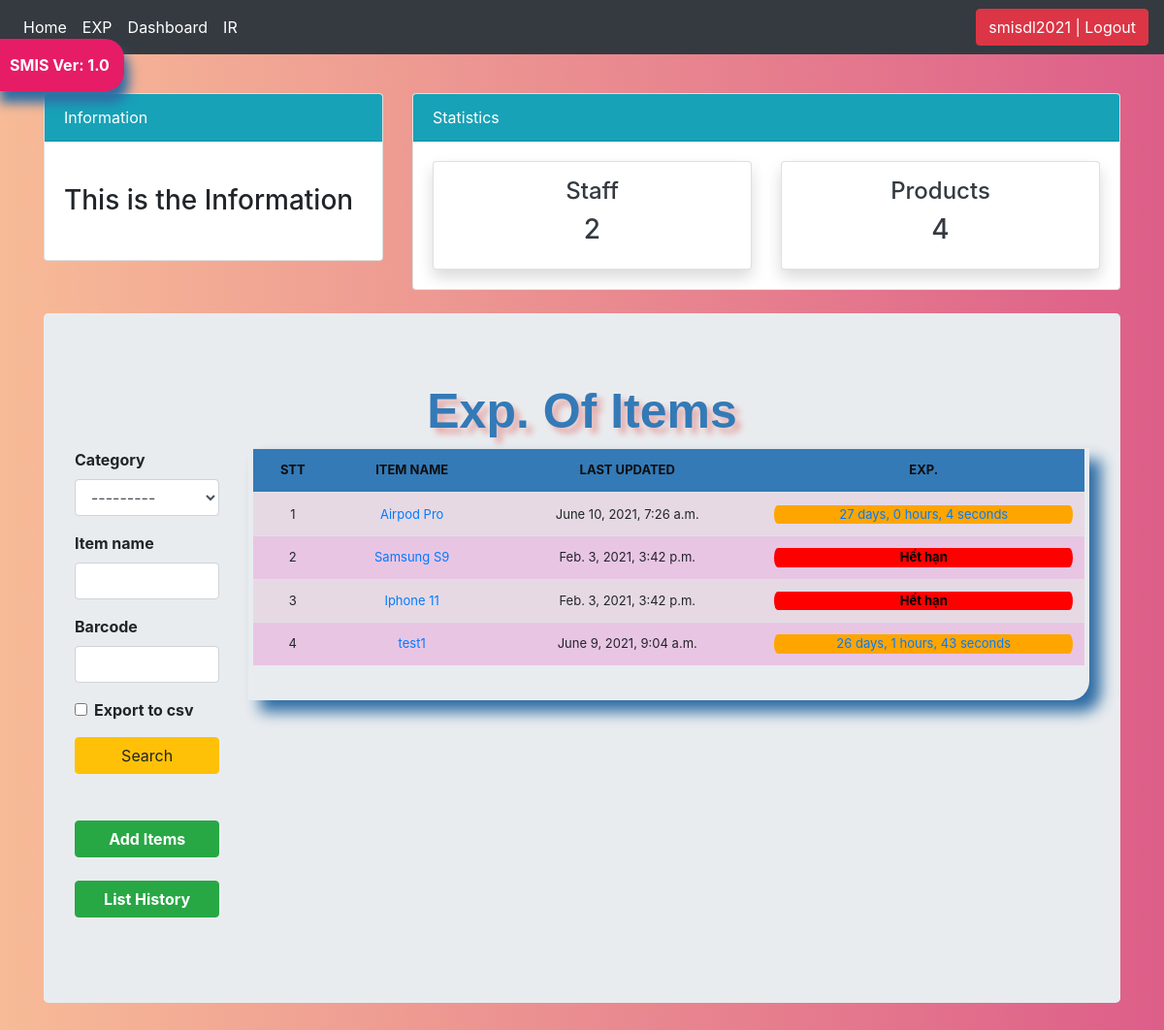
The app's page /exp_items/ (signed in) with its own data.
### stockmgmt/models.py (models this page shows, shortened)
class Stock(models.Model):
    category = models.ForeignKey(Category, on_delete=models.CASCADE, blank=True)
    item_name = models.CharField(max_length=50, blank=True, null=True, )
    barcode = models.CharField(max_length=50, blank=True, null=True)
    quantity = models.IntegerField(default='0', blank=True, null=True)
    receive_quantity = models.IntegerField(default='0', blank=True, null=True)
    receive_by = models.CharField(max_length=50, blank=True, null=True)
    issue_quantity = models.IntegerField(default='0', blank=True, null=True)
    issue_by = models.CharField(max_length=50, blank=True, null=True)
    issue_to = models.CharField(max_length=50, blank=True, null=True)
    phone_number = models.CharField(max_length=50, blank=True, null=True)
    created_by = models.CharField(max_length=50, blank=True, null=True)
    reorder_level = models.IntegerField(default='0', blank=True, null=True)
    last_updated = models.DateTimeField()
    timestamp = models.DateTimeField(auto_now_add=True, auto_now=False)
    exp_day = models.DateTimeField()

### stockmgmt/views.py (the view, shortened to what this page needs)
# urls.py: path('exp_items/', views.exp_items, name='exp_items'),
@login_required
def exp_items(request):
        header = 'Exp. Of Items'
        form = StockSearchForm(request.POST or None)
        queryset =  Stock.objects.all()
        row_title = [
            "STT",
            "ITEM NAME",
            "LAST UPDATED",
            "EXP.",
        ]
        context = {
            'total': get_total_stock(),
            "header": header,
            'queryset': queryset,
            'form' :form,
            'row_title': row_title,
            'time_now': datetime.now(timezone.utc),
        }
        category = form['category'].value()
        return render(request, "exp_items.html", context)

### stockmgmt/forms.py
class StockSearchForm(forms.ModelForm):
		export_to_CSV = forms.BooleanField(required=False)
		class Meta:
			model = Stock
			fields = ['category', 'item_name', 'barcode']

### stockmgmt/models.py (called while the page is built)
    def __str__(self):
        return self.name

### stockmgmt/templatetags/cal_exp.py (called while the page is built)
@register.filter(name='cal_exp_day')
def cal(exp_day):
    now = datetime.now(timezone.utc)
    delta = exp_day - now
    val = '%s days, %s hours, %s seconds' % (delta.days, delta.seconds//3600, (delta.seconds//60) % 60)
    return val

### stockmgmt/views.py (called while the page is built)
def get_total_stock():
    return Stock.objects.count()

### stockmgmt/templates/exp_items.html (shortened to what this page needs)
{% extends 'list_items.html' %}
{% load static %}
{% load crispy_forms_tags %}
{% load cal_exp %}
{% block table %}
<thead>
        <tr>
                {% for title in row_title %}
                <th>{{ title }}</th>
                {% endfor %}
        </tr>
</thead>
{% for instance in queryset %}
<tr>
        <td>{{ forloop.counter }}</td>
        <td><a href="{% url 'update_items' instance.id %}">{{ instance.item_name }}</a></td>
        <td>{{ instance.last_updated }}</td>
        <td>
                {% if instance.exp_day > time_now %}
                <div style="background-color: orange; border-radius:30px/80px;" >
                        <a href="{% url 'stock_detail' instance.id %}">{{ instance.exp_day|cal_exp_day }}</a>
                </div>
                {% else %}
                <div style="background-color: red; border-radius:30px/80px;" >
                        <a href="{% url 'stock_detail' instance.id %}">
                                <font class="bold" color="black">
                                        <strong>Hết hạn</strong>
                                </font>
                        </a>
                </div>
                {% endif %}
        </td>
</tr>
{% endfor %}
{% endblock %}

### stockmgmt/templates/navbar.html (shortened to what this page needs)
<nav class="navbar navbar-expand-md navbar-dark fixed-top bg-dark">
  <div class="collapse navbar-collapse" id="navbarCollapse">
    <ul class="navbar-nav mr-auto">
      <li class="nav-item active">
        <a class="nav-link" href="/">Home<span class="sr-only">(current)</span></a>
      </li>
      <li class="nav-item active">
        <a class="nav-link" href="/exp_items">EXP</a>
      </li>
    <li class="nav-item active">
      <a class="nav-link" href="/dashboard">Dashboard</a>
    </li>
    <li class="nav-item active">
      <a class="nav-link" href="http://192.168.7.113/">IR</a>
    </li>
    </ul>
    <ul class="navbar-nav">
        {% if request.user.is_authenticated %}
        <li><a href="/accounts/logout"><button class="btn btn-danger">{{ user }} | Logout</button></a></li>
        {% else %}
        <li><a href="/accounts/login">Login</a></li>
        {% endif %}
    </ul>
  </div>
</nav>
<a href="#"><div id="version-display" data-toggle="modal" data-target="#myModal">SMIS Ver: 1.0</div></a>

### stockmgmt/static/css/stylesheet.css (style rules this page uses)
body { background: #dd5e89; background: -webkit-linear-gradient(to left, #dd5e89, #f7bb97); background: linear-gradient(to left, #dd5e89, #f7bb97); min-height: 100vh;; }
.table tr:nth-child(odd) { background: #e6d9e4 }
.table tr:nth-child(even) { background: #e9c5e4 }
th { background-color: #337ab7; color: rgb(15, 14, 14); }
#version-display { background-color: #e61c66; color: white; box-shadow: 5px 12px 12px #2e6da4; text-align: center; display: inline; font-weight: bolder; padding: 15px; position: fixed; top: 40px; left: -5px; z-index: 3000; border-top-right-radius: 20px; border-bottom-right-radius: 20px; }

### stockmgmt/static/css/navbar-top-fixed.css (style rules this page uses)
body { min-height: 75rem; padding-top: 4.5rem; }

### records on screen
Stock: item_name "Airpod Pro", last_updated "June 10, 2021, 7:26 a.m.", exp_day|cal_exp_day "27 days, 0 hours, 4 seconds"
Stock: item_name "Samsung S9", last_updated "Feb. 3, 2021, 3:42 p.m.", shows "Hết hạn"
Stock: item_name "Iphone 11", last_updated "Feb. 3, 2021, 3:42 p.m.", shows "Hết hạn"
Stock: item_name "test1", last_updated "June 9, 2021, 9:04 a.m.", exp_day|cal_exp_day "26 days, 1 hours, 43 seconds"

### other values on screen
{{ user }} "smisdl2021"
{{ total }} "4"
{{ header }} "Exp. Of Items"
{{ title }} "STT" "ITEM NAME" "LAST UPDATED" "EXP."
